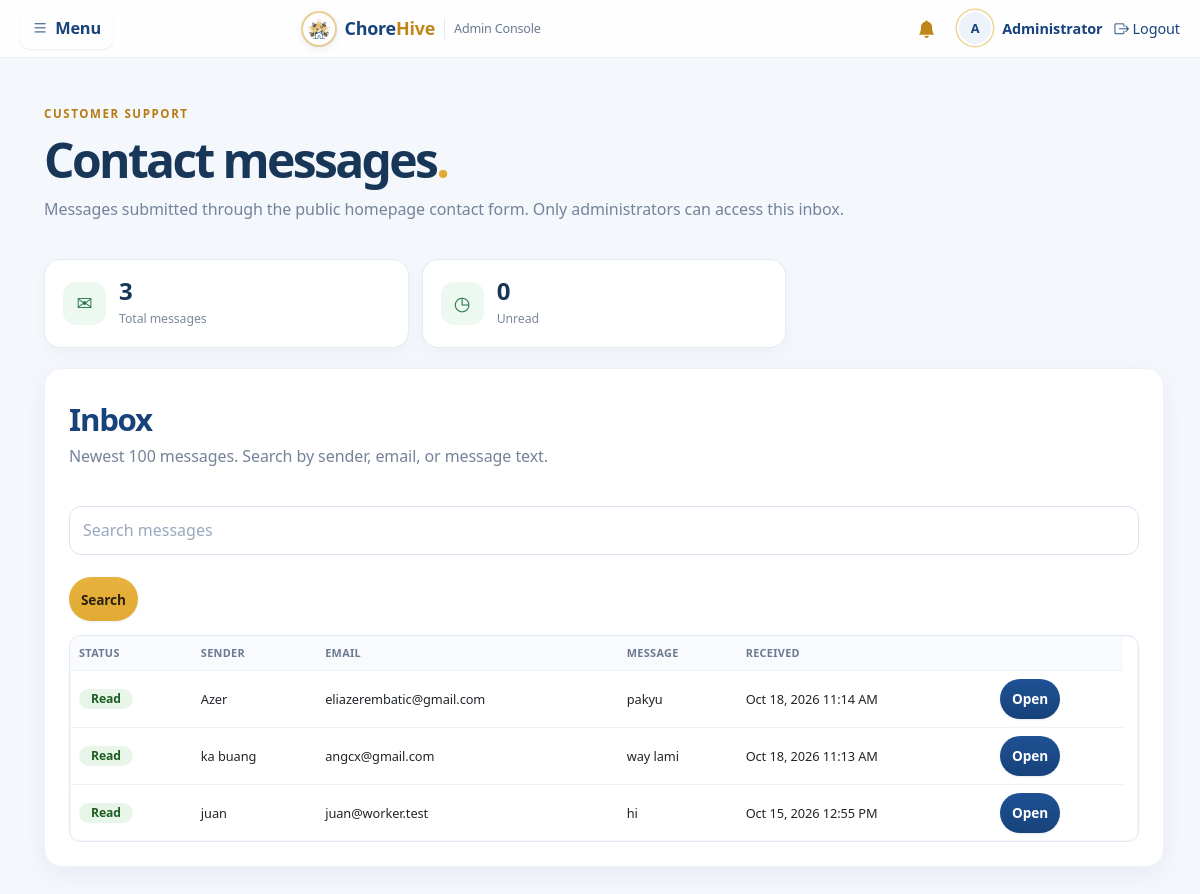
Screenshot of /admin/contact.php (signed in) with the database file from the repository.
### tables this page shows
CREATE TABLE contact_messages (
  id BIGINT UNSIGNED AUTO_INCREMENT PRIMARY KEY,
  name VARCHAR(100) NOT NULL,
  email VARCHAR(120) NOT NULL,
  message TEXT NOT NULL,
  is_read TINYINT(1) NOT NULL DEFAULT 0,
  created_at TIMESTAMP NOT NULL DEFAULT CURRENT_TIMESTAMP,
  read_at DATETIME NULL,
  INDEX idx_contact_messages_unread_created (is_read, created_at),
  INDEX idx_contact_messages_created (created_at)
);

### config.php (called while the page is built, shortened)
<?php
function e($s) { return htmlspecialchars($s ?? '', ENT_QUOTES, 'UTF-8'); }

### admin/contact.php (the view, shortened to what this page needs)
<?php
require '../config.php';
$search = trim((string)($_GET['q'] ?? ''));
$unreadCount = (int)$conn->query('SELECT COUNT(*) c FROM contact_messages WHERE is_read=0')->fetch_assoc()['c'];
$totalCount = (int)$conn->query('SELECT COUNT(*) c FROM contact_messages')->fetch_assoc()['c'];
$listSql = 'SELECT id, name, email, message, is_read, created_at FROM contact_messages';
if ($search !== '') {
    $like = '%' . $search . '%';
    $stmt = $conn->prepare($listSql . ' WHERE name LIKE ? OR email LIKE ? OR message LIKE ? ORDER BY created_at DESC, id DESC LIMIT 100');
    $stmt->bind_param('sss', $like, $like, $like);
    $stmt->execute();
    $messages = $stmt->get_result();
} else {
    $messages = $conn->query($listSql . ' ORDER BY created_at DESC, id DESC LIMIT 100');
}
require '../layout.php';
?>
<div class="page-intro"><span class="eyebrow">CUSTOMER SUPPORT</span><h1>Contact messages<span class="heading-period">.</span></h1><p>Messages submitted through the public homepage contact form. Only administrators can access this inbox.</p></div>
<div class="market-admin-stats">
  <div class="market-admin-stat"><span class="market-admin-stat-icon">✉</span><div><b><?= $totalCount ?></b><small>Total messages</small></div></div>
  <div class="market-admin-stat"><span class="market-admin-stat-icon">◷</span><div><b><?= $unreadCount ?></b><small>Unread</small></div></div>
</div>
<section class="card">
  <div class="section-heading compact"><div><h2>Inbox</h2><p>Newest 100 messages. Search by sender, email, or message text.</p></div></div>
  <form method="get" style="display:flex;gap:8px;flex-wrap:wrap;margin:14px 0;">
    <input type="search" name="q" value="<?= e($search) ?>" placeholder="Search messages" aria-label="Search messages">
    <button class="btn btn-sm">Search</button>
  </form>
  <div class="table-wrap"><table><thead><tr><th>Status</th><th>Sender</th><th>Email</th><th>Message</th><th>Received</th><th></th></tr></thead><tbody>
  <?php if (!$messages->num_rows): ?><tr><td colspan="6" class="muted">No contact messages<?= $search !== '' ? ' match your search' : ' have been received yet' ?>.</td></tr><?php else: while ($message = $messages->fetch_assoc()): ?>
    <tr>
      <td><span class="badge <?= $message['is_read'] ? 'ok' : 'warn' ?>"><?= $message['is_read'] ? 'Read' : 'Unread' ?></span></td>
      <td><?= e($message['name']) ?></td>
      <td><?= e($message['email']) ?></td>
      <td><?= e(mb_strimwidth($message['message'], 0, 90, '…')) ?></td>
      <td style="white-space:nowrap;"><?= date('M j, Y g:i A', strtotime($message['created_at'])) ?></td>
      <td><a class="btn btn-sm btn-sec" href="contact.php?id=<?= (int)$message['id'] ?>">Open</a></td>
    </tr>
  <?php endwhile; endif; ?>
  </tbody></table></div>
</section>
<?php require '../footer.php'; ?>

### layout.php (style rules this page uses)
:root { --navy:#17427a; --navy-dark:#0f2d55; --honey:#e0aa33; --honey-dark:#c1861a; --dark:#17427a; --bg:#f4f7fc; --card:#fff; --ink:#1f2c44; --muted:#6b7a90; --line:#e3e9f2; --line-2:#edf1f8; --ok:#2e7d32; --warn:#b7791f; --err:#c62828; --info:#1565c0; --ok-bg:#e8f5e9; --warn-bg:#fdf3e3; --err-bg:#fdecea; --info-bg:#e8f0fd; --radius:16px; --radius-sm:10px; --radius-pill:999px; --shadow-sm:0 1px 2px rgba(23,66,122,.06), 0 1px 3px rgba(23,66,122,.04); --shadow:0 1px 2px rgba(23,66,122,.05), 0 6px 20px rgba(23,66,122,.07); --shadow-lg:0 12px 38px rgba(23,66,122,.15); --ring:0 0 0 3px rgba(224,170,51,.35); --ease:cubic-bezier(.4,0,.2,1); --fast:.15s; --med:.25s; --slow:.45s; }
* ,*::before,*::after { box-sizing:border-box; }
body,h1,h2,h3,h4,h5,p,ul,ol,figure { margin:0; }
html { -webkit-text-size-adjust:100%; scroll-behavior:smooth; }
body { font-family:'Segoe UI',system-ui,-apple-system,sans-serif; background:var(--bg); color:var(--ink); min-height:100vh; line-height:1.55; letter-spacing:-.005em; -webkit-font-smoothing:antialiased; }
.card { background:var(--card); border:1px solid var(--line-2); border-radius:var(--radius); padding:24px; margin-bottom:18px; box-shadow:var(--shadow); transition:box-shadow var(--med) var(--ease), border-color var(--med) var(--ease); }
h1 { font-size:1.6rem; margin-bottom:14px; letter-spacing:-.022em; line-height:1.25; }
h2 { font-size:1.05rem; color:var(--navy); margin-bottom:12px; letter-spacing:-.01em; }
input,select,textarea { width:100%; padding:11px 13px; margin:6px 0 14px; border:1.5px solid #dbe3f0; border-radius:var(--radius-sm); font:inherit; color:var(--ink); background:#fff; transition:border-color var(--fast) var(--ease), box-shadow var(--fast) var(--ease); }
input::placeholder, textarea::placeholder { color:#9aa8bd; }
button,.btn { background:linear-gradient(180deg,#e7b23d,var(--honey)); color:#2a2110; border:0; padding:10px 18px; border-radius:var(--radius-sm); cursor:pointer; text-decoration:none; display:inline-block; font:inherit; font-weight:600; box-shadow:0 1px 2px rgba(23,66,122,.1); transition:transform var(--fast) var(--ease), box-shadow var(--med) var(--ease), background var(--fast) var(--ease); }
.btn-sm { padding:7px 13px; font-size:.85rem; border-radius:9px; }
.btn-sec { background:linear-gradient(180deg,#1e5295,var(--navy)); color:#fff; }
.table-wrap { overflow-x:auto; border:1px solid var(--line-2); border-radius:var(--radius-sm); background:var(--card); }
table { width:100%; border-collapse:collapse; margin-top:0; min-width:520px; }
th,td { text-align:left; padding:12px 14px; border-bottom:1px solid var(--line-2); font-size:.92rem; vertical-align:middle; }
th { color:var(--muted); font-size:.73rem; text-transform:uppercase; letter-spacing:.07em; font-weight:700; background:#f8fafd; }
tbody tr { transition:background var(--fast) var(--ease); }
tbody tr:last-child td { border-bottom:0; }
.badge { display:inline-flex; align-items:center; padding:4px 12px; border-radius:var(--radius-pill); font-size:.76rem; font-weight:600; white-space:nowrap; }
.ok { background:var(--ok) }
.badge.ok { background:var(--ok-bg);color:#1b5e20 }
body.adminpage { font-family:'Segoe UI',system-ui,-apple-system,sans-serif; }
body { font-family:'Inter','Segoe UI',system-ui,-apple-system,sans-serif; }
.card { border:1px solid var(--line-2); border-radius:20px; box-shadow:var(--shadow); transition:box-shadow var(--med) var(--ease), transform var(--med) var(--ease); }
h1 { font-weight:800; letter-spacing:-.025em; }
.btn, button { border-radius:var(--radius-pill); }
th { text-transform:uppercase; font-size:.72rem; letter-spacing:.07em; color:var(--muted); }
body.adminpage table { min-width:0; }
body.adminpage .card { padding:24px; }
body.adminpage .table-wrap { border:0; }

### rows the page displays
contact_messages: is_read "Read", name "Azer", email "eliazerembatic@gmail.com", message "pakyu", created_at "Oct 18, 2026 11:14 AM"
contact_messages: is_read "Read", name "ka buang", email "angcx@gmail.com", message "way lami", created_at "Oct 18, 2026 11:13 AM"
contact_messages: is_read "Read", name "juan", email "juan@worker.test", message "hi", created_at "Oct 15, 2026 12:55 PM"

### other values shown
initials($u['name']) "A"
$u['name'] "Administrator"
$totalCount "3"
$unreadCount "0"
